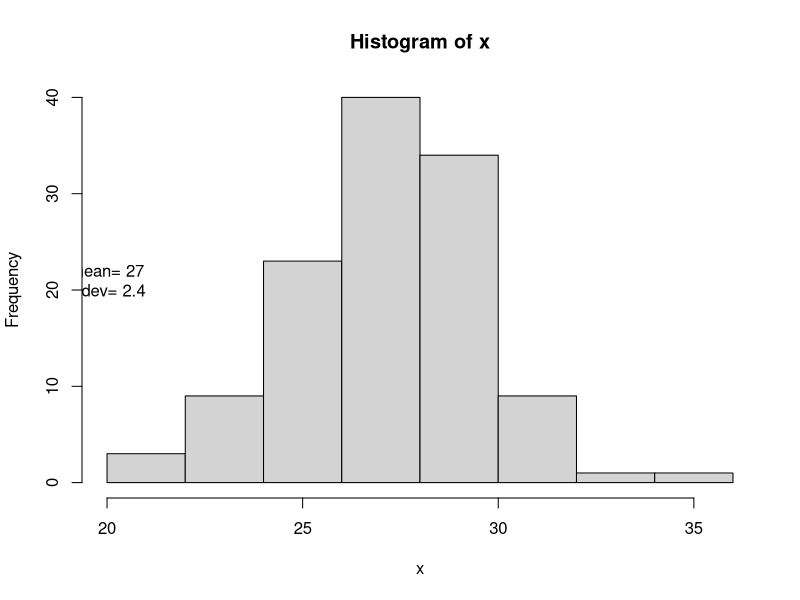
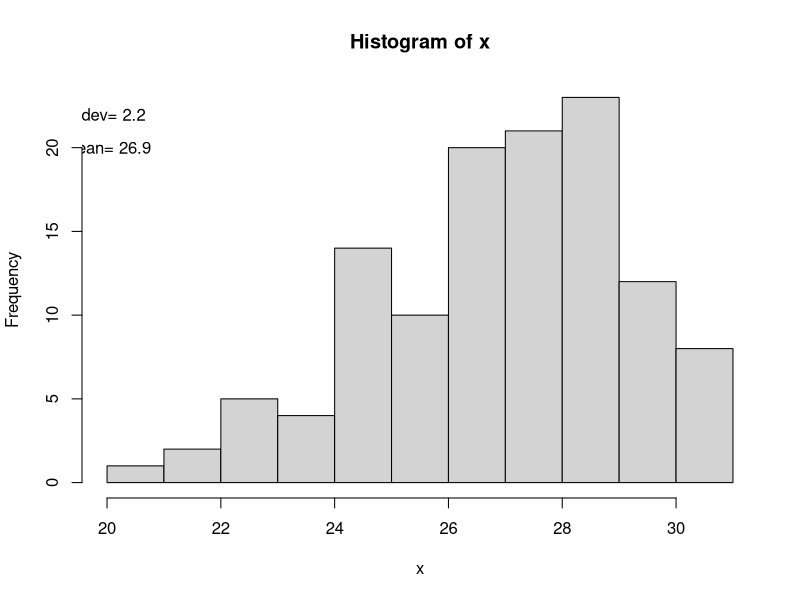
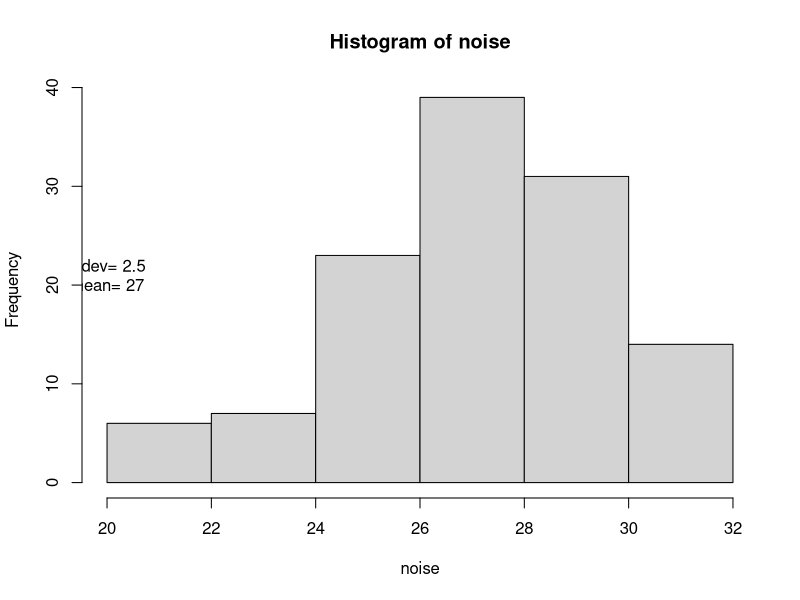
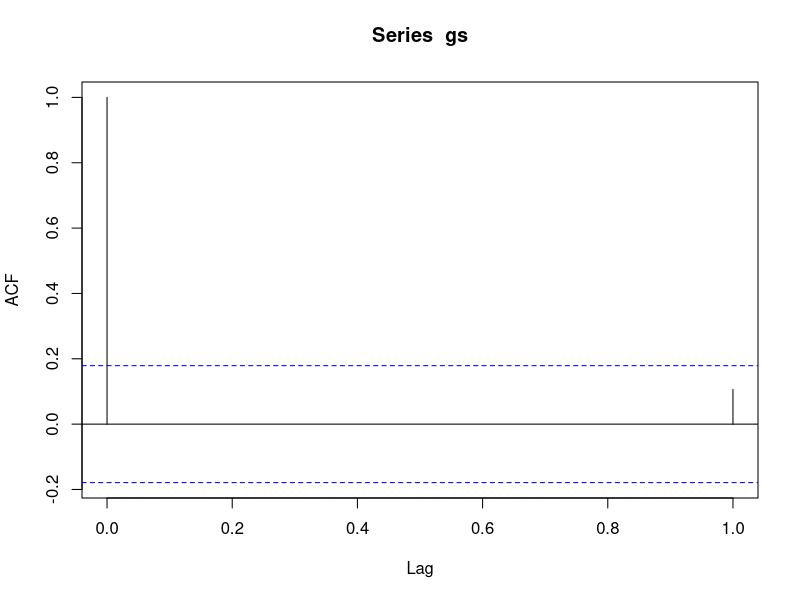
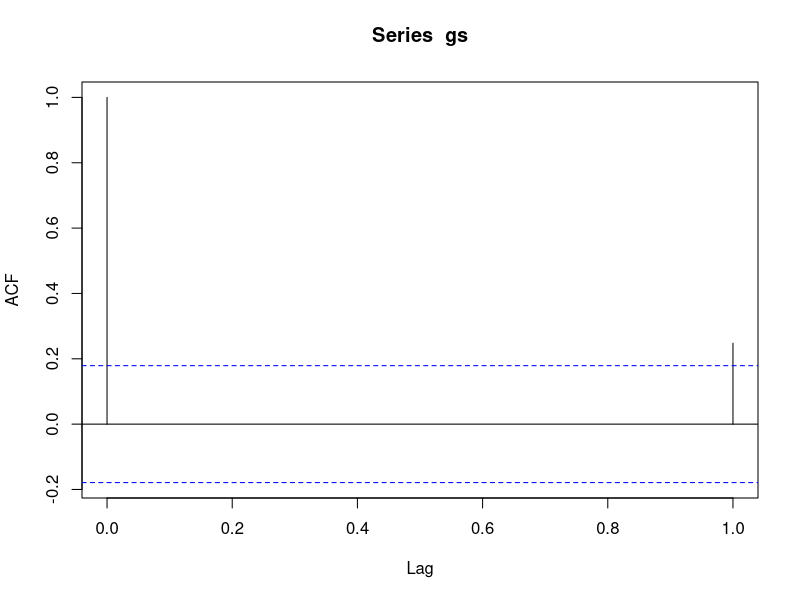
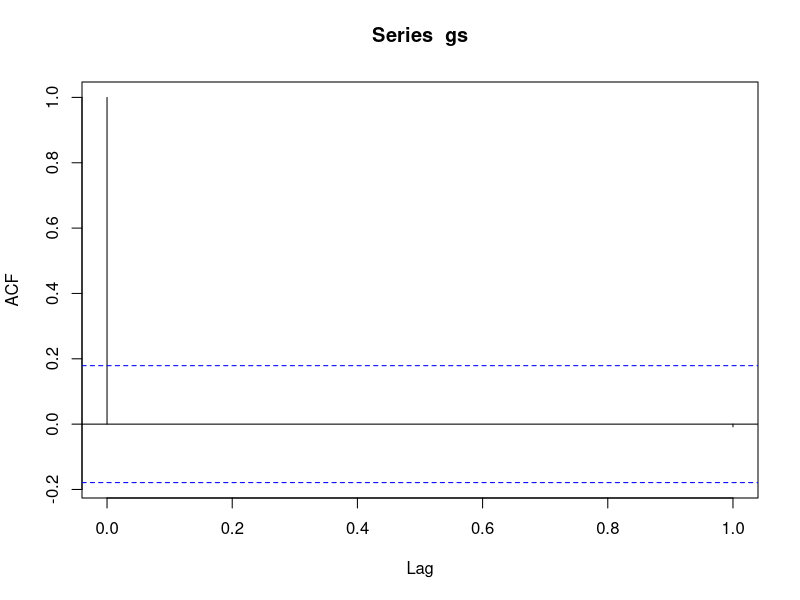
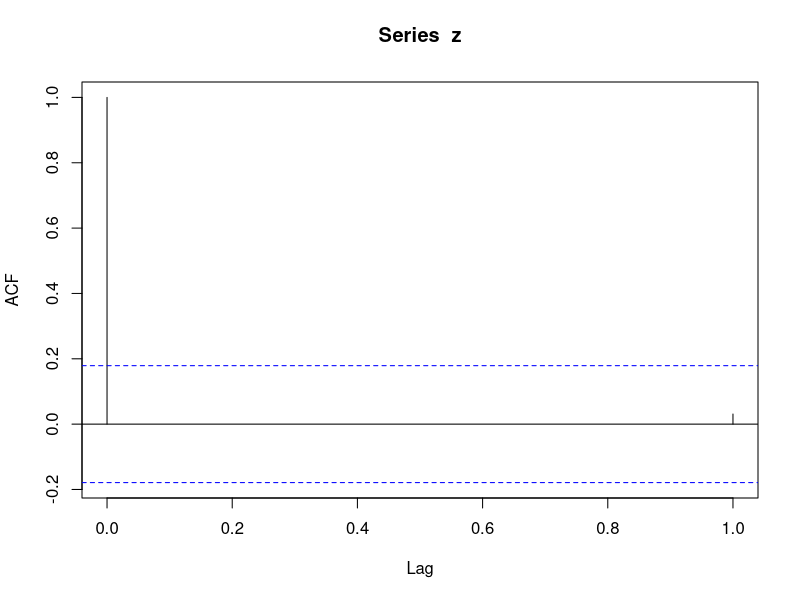
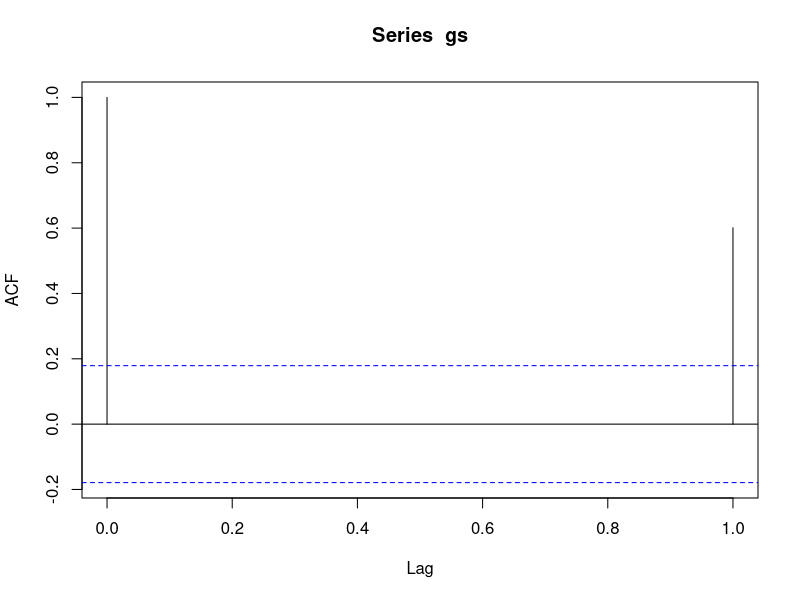

Recreate these plots in R, in order. (Note: this script raises an error after producing the figures.)
#select random seed: only implement once! For reproducibility of the simulated numbers. 
a=as.numeric(Sys.time())
set.seed(a)

#create mimicry function: only need to run once. Orders the temperatures of each temperature sequence to mimic the order
#of the 0.99 autocorrelation, keeping the random variation the same. 
#(reference paper: https://link.springer.com/article/10.1007/BF01200792)
mimicry<- function(x,y){
  # x, y: 2 real vectors of length T
  # z: real vector of length T in which the elements of x
  # occur in the same rank order as the elements of y
  # 10 September 1995
  # modified for R, Cuddington 2018
  xs=sort(x,index.return=TRUE)
  ys=sort(y, index.return=TRUE)
  zs=sort(ys$ix,index.return=TRUE)
  z=xs$x[zs$ix]
}

#set parameters: mean, upper threshold, lower threshold, sd and similulation tolerance limit(so it doesn't run forever 
#searching for the perfect solution)
# the higher the tolerance, the greater the chance for the code to find a solution within the provided boundaries.
mtemp=27 #mean
sdev=2.5 #std dev
tol=100
ut=31 #upper threshold
lt=10 #lower threshold
leg=120 #length


#divides the temperature sequence into quartiles
#checks if sd and range are reasonable, this is just a warning, if the inequality is true it means the code will run 
#longer, but will still produce valid results.
asd=(ut-lt)/4
if (asd>1.25*sdev||asd<.75*sdev) {
  print(c("Too big a difference between standard deviation and range, estimated range sd=",asd))
}

#generate random numbers
x=rnorm(leg, m=mtemp, sd=sdev)

#check distribution, mean and standard deviation, creates histogram
hist(x)
text(20,22, paste("mean=",round(mean(x),1)))
text(20,20, paste("stdev=",round(sd(x),1)))
icount=0;

#correct any numbers outside upper and lower threshold (until tolerance limit is reached)
while(((any(x>ut)||any(x<lt)))&&icount<tol) {
  icount=icount+1
  
  for (i in 1:length(x)){
    if(x[i]>ut) x[i]=rnorm(1, m=mtemp, sd=sdev)
    if(x[i]<lt) x[i]=rnorm(1, m=mtemp, sd=sdev)
  }
}

#if extreme values after the correction to the tolerance limit persists, they are removed and replaced with the values
#of the upper and lower threshold values
#truncate values outside of thresholds if tolerance exceeded 
if (icount>=tol){
  print(c("exceeded loop tolerance, truncating",icount,tol))
  x[x>ut]=ut
  x[x<lt]=lt
}

#check distribution, mean and standard deviation, to ensure the distribution is still normal.
hist(x)
text(20,20, paste("mean=",round(mean(x),1)))
text(20,22, paste("stdev=",round(sd(x),1)))
 
#standardize mean and variance (x is the temperatures produced by a normal distribution with the given mean temp and stdev
# this code redistributes the error produced by the simulation after the truncation to get a distribution as close as possible
# to the summary stats (i.e. mean, stdev, var). Therefore, noise is created based on x. 
meanxn=mean(x); varxn=sd(x);
noise=(((x-meanxn)/(varxn))*sdev)+mtemp;
#noise[noise<lt]=lt
#noise[noise>ut]=ut
hist(noise)
text(20,20, paste("mean=",round(mean(noise),3)))
text(20,22, paste("stdev=",round(sd(noise),3)))

#generate sequences with desired degree of autocorrelation (using Ar(1) process) within given
#error tolerance
#(a white noise sequence and an autocorrelated signal are created)
#(the white noise is then rearranged so that it has the same order as the autocorrelated signal) 
lbet=c(0,0.6,0.99) 
tol2=0.01;

gs=vector('double',leg)
tseq=matrix(NaN, leg,length(lbet)+1)
acz=vector('double', length(lbet))


for (j in 1:length(lbet)) {#loop1
acoef=lbet[j];


ac=-99
while ((ac<(acoef-tol2))||(ac>(acoef+tol2))) {#loop2
gs[1]=rnorm(1,0,1);

crand=rnorm(leg, 0,1);
for (cnts in 2:leg) {#loop2
gs[cnts] =acoef*gs[cnts-1]+crand[cnts]*sqrt(sdev)*sqrt(1.-acoef^2);
} #loop3 through desired sequence length

ac=acf(gs,1)$acf[2]
ac

} #loop2 until generate sequence with desired autocorr within tolerance

z=mimicry(noise,gs)
acz[j]=acf(z,1)$acf[2]
tseq[,j]=round(z,1)

} #loop1 through autocorr values


tseq[,4]=rev(tseq[,3])

#check out temp sequences
plot(tseq[,2],type="l")
lines(tseq[,3], type="l", col="red")
#lines(tseq[,1], type="l", col="blue")

#save as dataframe
temps=data.frame(tseq)
colnames(temps)=paste("auto_",round(acz,2), sep="")
colnames(temps)[4]=paste("auto_",round(acz[3],2),"rev", sep="")

# all metrics should be identical
apply(temps, 2,max)
apply(temps, 2,min)
apply(temps, 2,mean)
apply(temps, 2,sd)


#write file with series (each column a different autocorrelation, and series with identical elements)
tempfilename=paste("C:/Users/kcudding/thermallog/temps_mean_",round(mtemp,0),"sd_",round(sdev*10,0),".csv", sep="")
write.csv(temps*10,tempfilename, row.names=FALSE)

